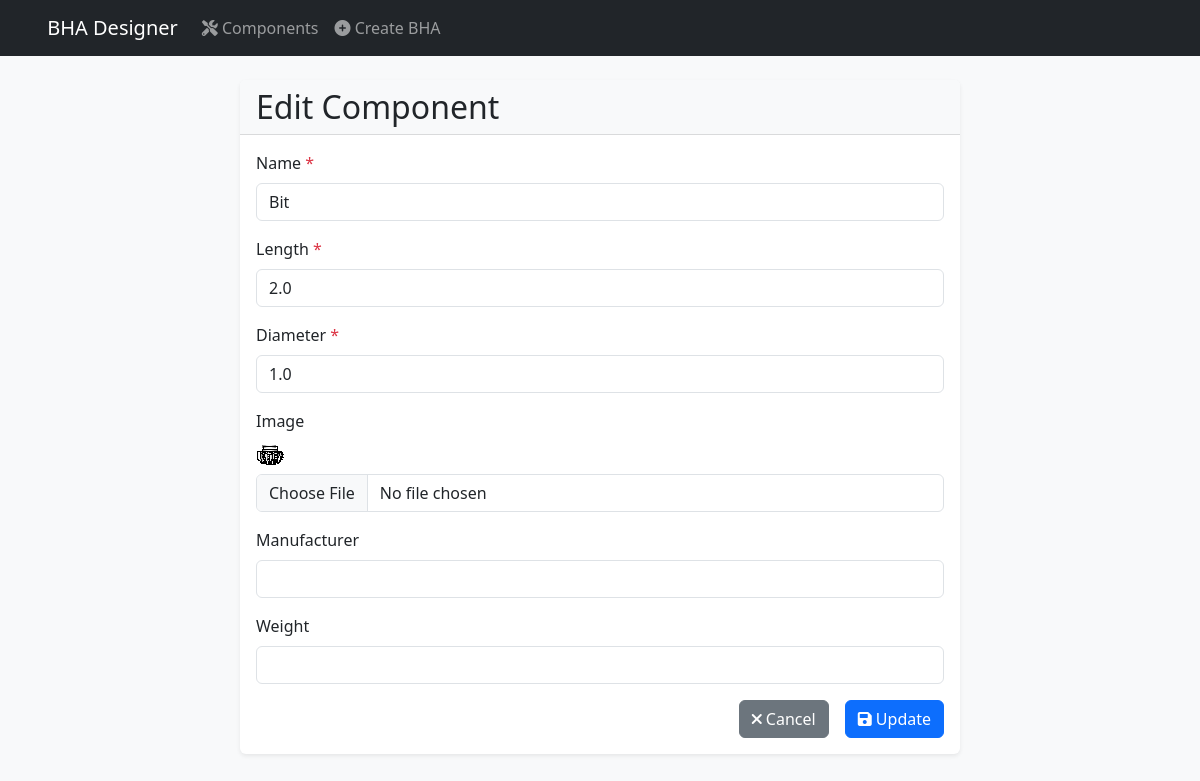
The page /components/1/edit/ on the database its author committed.
### bha_app/models.py (models this page shows, shortened)
class BHAComponent(models.Model):
    name = models.CharField(max_length=100)
    length = models.FloatField(validators=[MinValueValidator(0.1)])
    diameter = models.FloatField(validators=[MinValueValidator(0.1)])
    image = models.ImageField(upload_to='bha_components/', null=True, blank=True)
    manufacturer = models.CharField(max_length=100, blank=True, null=True)
    weight = models.FloatField(validators=[MinValueValidator(0)], null=True, blank=True)

### bha_app/views.py (the view)
# urls.py: path('components/<int:pk>/edit/', views.BHAComponentEditView.as_view(), name='component_edit'),
class BHAComponentEditView(UpdateView):
    model = BHAComponent
    form_class = BHAComponentForm
    template_name = 'bha_app/component_form.html'
    success_url = reverse_lazy('component_list')
    def get_context_data(self, **kwargs):
        context = super().get_context_data(**kwargs)
        context['title'] = 'Edit Component'
        context['button_text'] = 'Update'
        return context

### bha_app/forms.py
class BHAComponentForm(forms.ModelForm):
    class Meta:
        model = BHAComponent
        fields = ['name', 'length', 'diameter', 'image', 'manufacturer', 'weight']

### bha_app/templates/bha_app/component_form.html (shortened to what this page needs)
{% extends 'base.html' %}
{% block content %}
<div class="container">
    <div class="row justify-content-center">
        <div class="col-md-8">
            <div class="card">
                <div class="card-header">
                    <h2 class="mb-0">
                        {% if title %}
                            {{ title }}
                        {% else %}
                            Add New Component
                        {% endif %}
                    </h2>
                </div>
                <div class="card-body">
                    <form method="post" enctype="multipart/form-data">
                        {% for field in form %}
                        <div class="mb-3">
                            <label for="{{ field.id_for_label }}" class="form-label">
                                {{ field.label }}
                                {% if field.field.required %}
                                    <span class="text-danger">*</span>
                                {% endif %}
                            </label>
                            {% if field.field.widget.input_type == 'file' %}
                                {% if field.value %}
                                <div class="mb-2">
                                    <img src="{{ field.value.url }}"
                                         alt="Current image"
                                         style="max-width: 200px; height: auto;">
                                </div>
                                {% endif %}
                                <input type="{{ field.field.widget.input_type }}"
                                       name="{{ field.html_name }}"
                                       id="{{ field.id_for_label }}"
                                       class="form-control">
                            {% else %}
                                <input type="{{ field.field.widget.input_type|default:'text' }}"
                                       name="{{ field.html_name }}"
                                       id="{{ field.id_for_label }}"
                                       value="{{ field.value|default:'' }}"
                                       class="form-control"
                                       {% if field.field.required %}required{% endif %}>
                            {% endif %}
                        </div>
                        {% endfor %}
                        <div class="d-grid gap-2 d-md-flex justify-content-md-end">
                            <a href="{% url 'component_list' %}" class="btn btn-secondary me-md-2">
                                <i class="fas fa-times"></i> Cancel
                            </a>
                            <button type="submit" class="btn btn-primary">
                                <i class="fas fa-save"></i>
                                {% if button_text %}
                                    {{ button_text }}
                                {% else %}
                                    Create Component
                                {% endif %}
                            </button>
                        </div>
                    </form>
                </div>
            </div>
        </div>
    </div>
</div>
{% endblock %}

### bha_app/templates/bha_app/component_form.html (style rules this page uses)
.card { box-shadow: 0 0.125rem 0.25rem rgba(0, 0, 0, 0.075); border: none; margin-bottom: 2rem; }
.card-header { background-color: #f8f9fa; border-bottom: 1px solid rgba(0, 0, 0, 0.125); }

### rows shown on the page
BHAComponent: name "Bit" "2.0" "1.0"

### other values the page prints
{{ title }} "Edit Component"
{{ field.label }} "Name" "Length" "Diameter" "Image" "Manufacturer" "Weight"
{{ button_text }} "Update"
